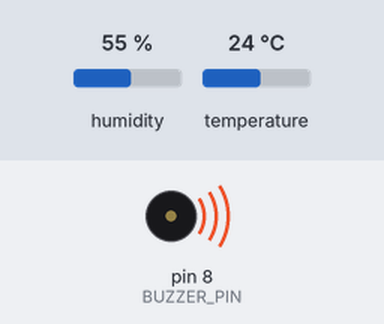
The sketch below on a simulated Arduino Uno, built with avr-gcc and run on an emulated ATmega328P. Parts: buzzer (waves = sounding). The inputs (shaded band) are chosen by the test bench; at power-on: humidity 55 %, temperature 24 °C. What the sketch prints to the serial monitor is not drawn.

Above: at 0.1 s.
Timing chart, 0 to 1.6 s (numbered marks = the images above):
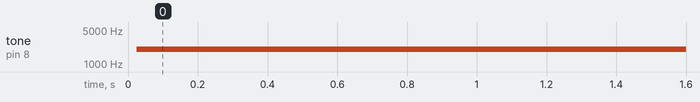

Measured:
- by itself, tone on pin 8 (BUZZER_PIN): silent → 2000 Hz at 0.02 s

The sketch:

humidity.ino
```cpp
#include <DHT.h>

#define DHTPIN 2           // Pin where the DHT sensor is connected
#define DHTTYPE DHT11      // Define the type of DHT sensor (DHT11 or DHT22)
#define BUZZER_PIN 8       // Pin where the buzzer is connected

DHT dht(DHTPIN, DHTTYPE);  // Initialize the DHT sensor

void setup() {
  Serial.begin(9600);       // Start the serial communication
  dht.begin();              // Initialize the DHT sensor
  pinMode(BUZZER_PIN, OUTPUT);  // Set the buzzer pin as an output
}

void loop() {
  float humidity = dht.readHumidity();     // Read humidity
  float temperature = dht.readTemperature(); // Read temperature in Celsius

  // Check if reading failed
  if (isnan(humidity) || isnan(temperature)) {
    Serial.println("Failed to read from DHT sensor!");
    return;
  }

  // Print temperature and humidity values to the Serial Monitor
  Serial.print("Temperature: ");
  Serial.print(temperature);
  Serial.print(" °C, Humidity: ");
  Serial.print(humidity);
  Serial.println(" %");

  // Trigger buzzer if temperature exceeds 30°C or humidity is below 30%
  if (temperature > 20.0 || humidity < 30.0) {
    digitalWrite(BUZZER_PIN, HIGH);  // Turn on the buzzer
    tone(BUZZER_PIN, 2000);
                   // Keep the buzzer on for 1 second
                      // Wait for a second before checking again
  }

  delay(2000); // Wait for 2 seconds before reading the sensor again
}
```
